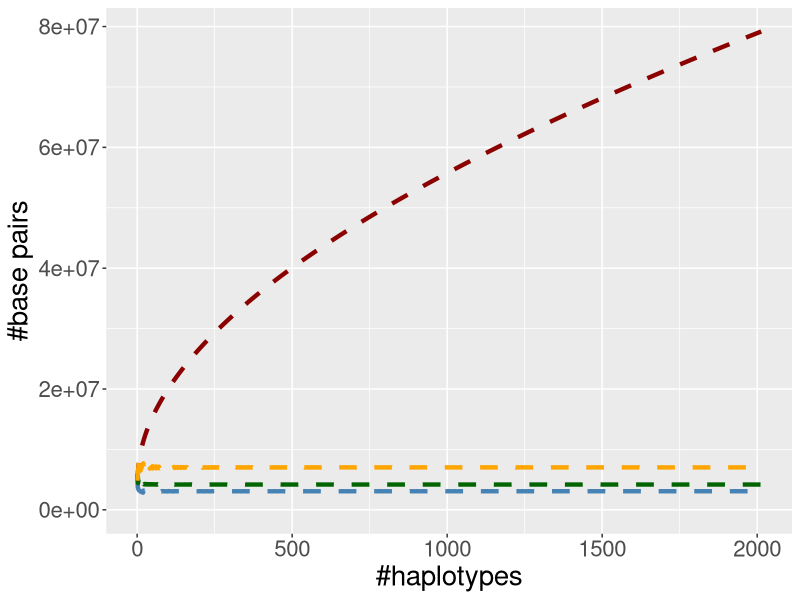
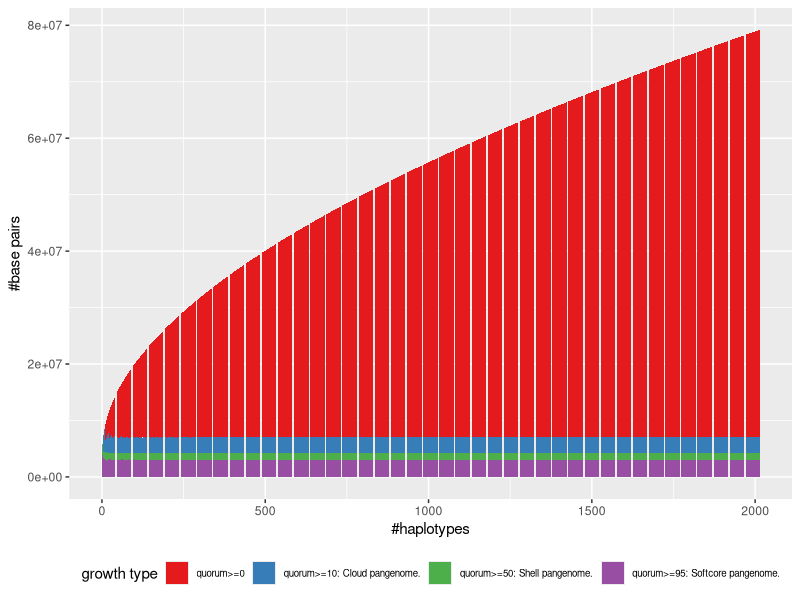
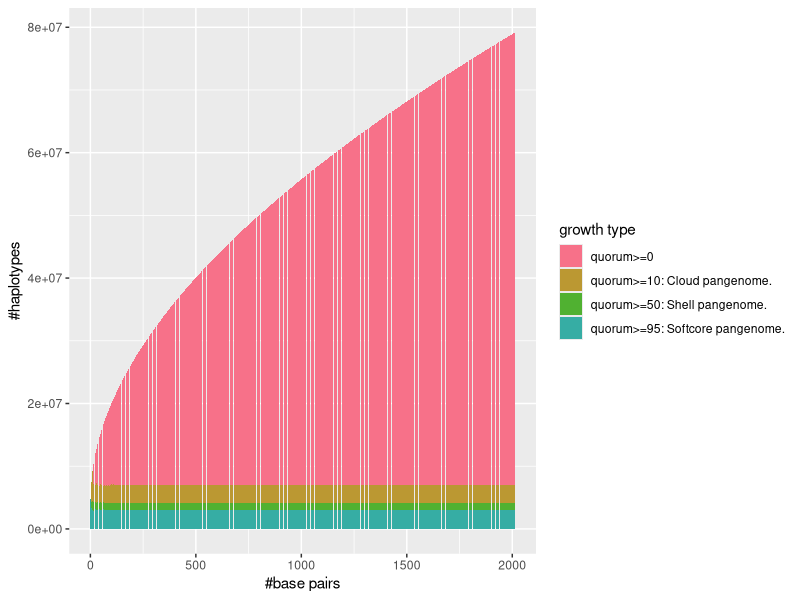
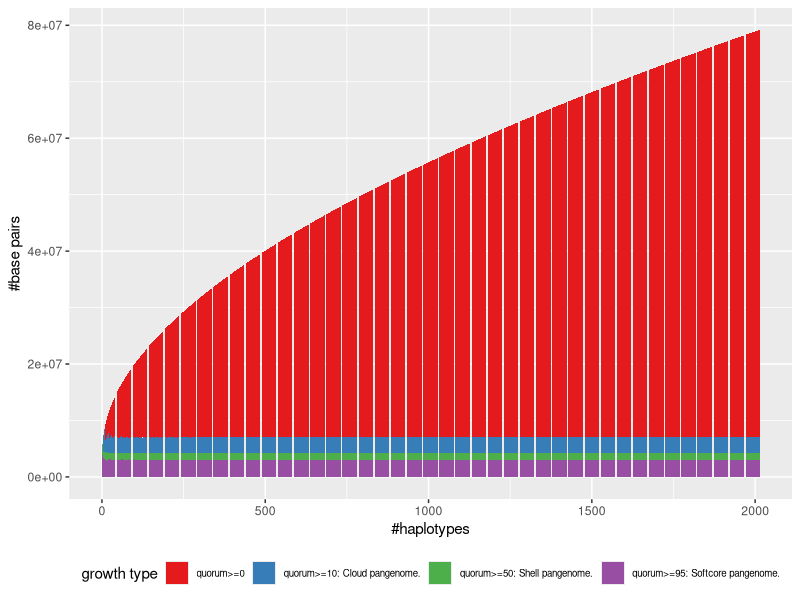
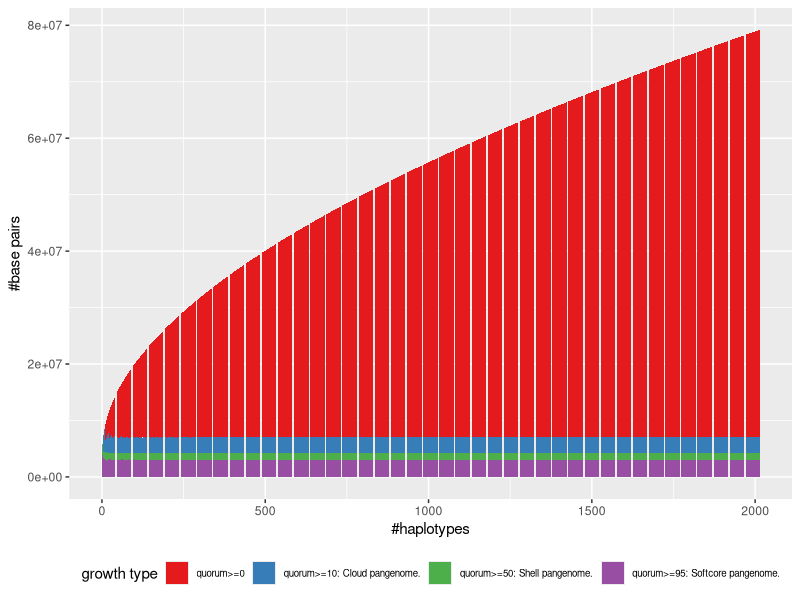

The R script that drew these images, in order:
require(ggplot2)

setwd("/home/heumos/git/pangenome-paper/results/")

ecoli <- read.table("ecoli2146.pan.explode.0.og.crush.og.2013.gfa.histgrowth.095.tsv", sep = "\t", as.is = T, skip = 6)
colnames(ecoli) <- c("#haps", "quorum>=0", "quorum>=95: Softcore pangenome.", "quorum>=50: Shell pangenome.", "quorum>=10: Cloud pangenome.")

g <- ggplot(ecoli, aes(x = `#haps`)) +
  aes(x = `#haps`) +
  #geom_point() +
  xlab("#haplotypes") +
  ylab("#base pairs") +
  geom_line(aes(y =`quorum>=0`), color = "darkred", linewidth = 1.5, linetype = "dashed") + 
  geom_line(aes(y = `quorum>=95: Softcore pangenome.`), color = "steelblue", linewidth = 1.5, linetype = "dashed") + 
  geom_line(aes(y = `quorum>=50: Shell pangenome.`), color = "darkgreen", linewidth = 1.5, linetype = "dashed") + 
  geom_line(aes(y = `quorum>=10: Cloud pangenome.`), color = "orange", linewidth = 1.5, linetype = "dashed") + 
  ylim(0, max(ecoli$`quorum>=0`)) +
  theme(text = element_text(size=20))
g

chr19_save <- ecoli
chr19_save$`quorum>=50: Shell pangenome.` <- ecoli$`quorum>=50: Shell pangenome.` - ecoli$`quorum>=95: Softcore pangenome.`
chr19_save$`quorum>=10: Cloud pangenome.` <- ecoli$`quorum>=10: Cloud pangenome.` - ecoli$`quorum>=50: Shell pangenome.`
chr19_save$`quorum>=0` <- ecoli$`quorum>=0` - ecoli$`quorum>=10: Cloud pangenome.`

species <- seq(1, 2013)
condition <- c(rep(c("quorum>=0"), 2013),rep(c("quorum>=95: Softcore pangenome."), 2013),rep(c("quorum>=50: Shell pangenome."), 2013),rep(c("quorum>=10: Cloud pangenome."), 2013))
condition <- factor(condition, levels = c("quorum>=0", "quorum>=10: Cloud pangenome.", "quorum>=50: Shell pangenome.", "quorum>=95: Softcore pangenome."))
value <- c(chr19_save$`quorum>=0`,chr19_save$`quorum>=95: Softcore pangenome.`, chr19_save$`quorum>=50: Shell pangenome.`, chr19_save$`quorum>=10: Cloud pangenome.`)
data2 <- data.frame(species,condition,value)

# Stacked
p <-ggplot(data2, aes(fill=condition, y=value, x=species)) + 
  geom_bar(stat="identity", position = "stack") +
  scale_fill_manual(values=c("#e41a1c", 
                             "#377eb8", 
                             "#4daf4a", 
                             "#984ea3"))  + labs(fill='growth type') + xlab("#haplotypes") + ylab("#base pairs") +
  theme(legend.position="bottom") +
  theme(legend.text=element_text(size=7))
p
ggsave("ecoli2013_histgrowth.pdf", p, width = 8, height = 5)
ggsave("ecoli2013_histgrowth.png", p, width = 8.5, height = 5)

# original panacus colors
p <-ggplot(data2, aes(fill=condition, y=value, x=species)) + 
  geom_bar(stat="identity", position = "stack") +
  scale_fill_manual(values=c('#f77189', '#bb9832', '#50b131', '#36ada4', '#3ba3ec', '#e866f4'))  + labs(fill='growth type') + xlab("#base pairs") + ylab("#haplotypes")
p

